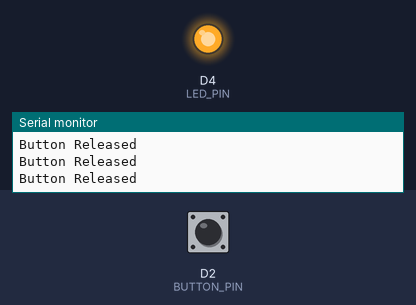
Simulated run of this sketch. Board: ESP8266 (NodeMCU). Parts: output pins drawn as LEDs (lit = HIGH), the last lines printed to the serial monitor. Inputs (shaded band) come from the test bench; at power-on: D2 (BUTTON_PIN) HIGH.

Above: at 1.2 s.
1.3 s: D2 (BUTTON_PIN) pulled LOW for 0.25 s
At 1.5 s:
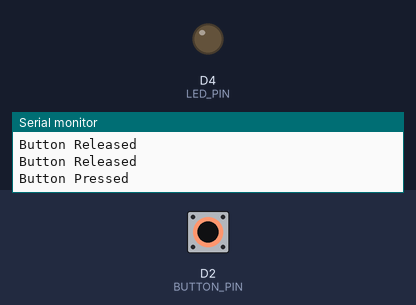
3.1 s: D2 (BUTTON_PIN) pulled LOW for 3.2 s
At 7.4 s:
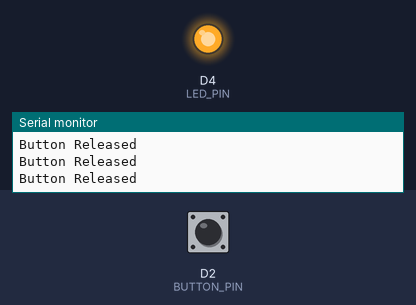
Timing chart, 0 to 8.9 s (numbered marks = the images above; inputs shaded):
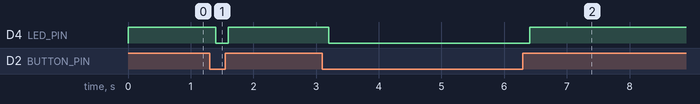

Measured:
- after the input at 1.3 s, D4 (LED_PIN): HIGH → LOW after 0.10 s, → HIGH 0.20 s later
- after the input at 3.1 s, D4 (LED_PIN): HIGH → LOW after 0.10 s, → HIGH 3.2 s later

The sketch:

push_button.ino
```cpp
#define BUTTON_PIN D2      // GPIO4
#define LED_PIN LED_BUILTIN

void setup() {
  pinMode(BUTTON_PIN, INPUT_PULLUP);  // internal pull-up
  pinMode(LED_PIN, OUTPUT);

  Serial.begin(9600);
}

void loop() {
  int buttonState = digitalRead(BUTTON_PIN);

  // Button pressed = LOW (because of pull-up)
  if (buttonState == LOW) {
    digitalWrite(LED_PIN, LOW);   // LED ON (active LOW)
    Serial.println("Button Pressed");
  } else {
    digitalWrite(LED_PIN, HIGH);  // LED OFF
    Serial.println("Button Released");
  }

  delay(200);  // small delay to avoid noise
}
```
